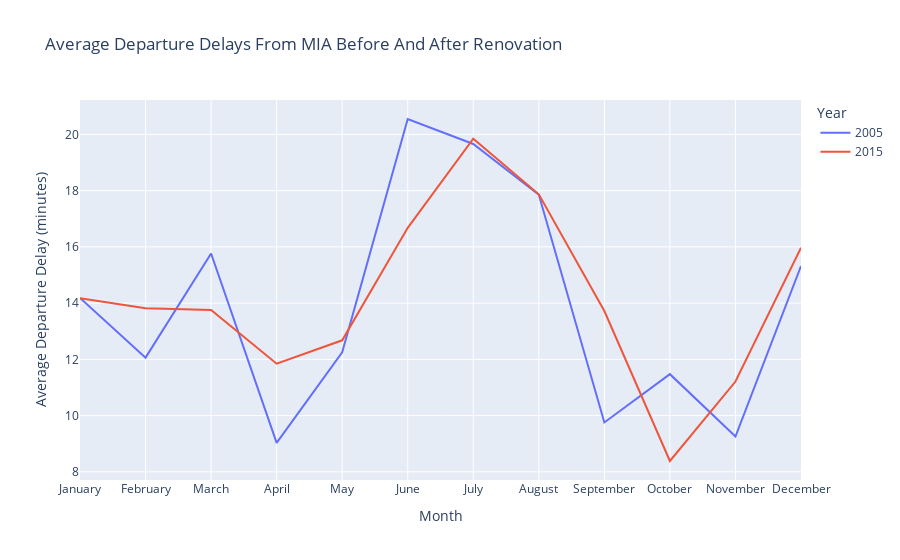

Notebook code for this chart:
### Code cell
fig.show()

### Figure 1 — Plotly figure (JSON) as saved in the notebook; plotly's stock layout.template omitted (floating-point values rounded to 4 significant figures)
{"data": [{"hovertemplate": "Year=2005<br>Month=%{x}<br>Average Departure Delay (minutes)=%{y}<extra></extra>", "legendgroup": "2005", "line": {"color": "#636efa", "dash": "solid"}, "mode": "lines", "name": "2005", "showlegend": true, "type": "scatter", "x": ["January", "February", "March", "April", "May", "June", "July", "August", "September", "October", "November", "December"], "xaxis": "x", "y": [14.19, 12.06, 15.77, 9.031, 12.25, 20.55, 19.66, 17.86, 9.757, 11.47, 9.257, 15.32], "yaxis": "y"}, {"hovertemplate": "Year=2015<br>Month=%{x}<br>Average Departure Delay (minutes)=%{y}<extra></extra>", "legendgroup": "2015", "line": {"color": "#EF553B", "dash": "solid"}, "mode": "lines", "name": "2015", "showlegend": true, "type": "scatter", "x": ["January", "February", "March", "April", "May", "June", "July", "August", "September", "October", "November", "December"], "xaxis": "x", "y": [14.17, 13.82, 13.76, 11.85, 12.68, 16.68, 19.85, 17.87, 13.72, 8.385, 11.21, 15.97], "yaxis": "y"}], "layout": {"legend": {"title": {"text": "Year"}, "tracegroupgap": 0}, "title": {"text": "Average Departure Delays From MIA Before And After Renovation"}, "xaxis": {"anchor": "y", "domain": [0, 1], "title": {"text": "Month"}}, "yaxis": {"anchor": "x", "domain": [0, 1], "title": {"text": "Average Departure Delay (minutes)"}}}}
